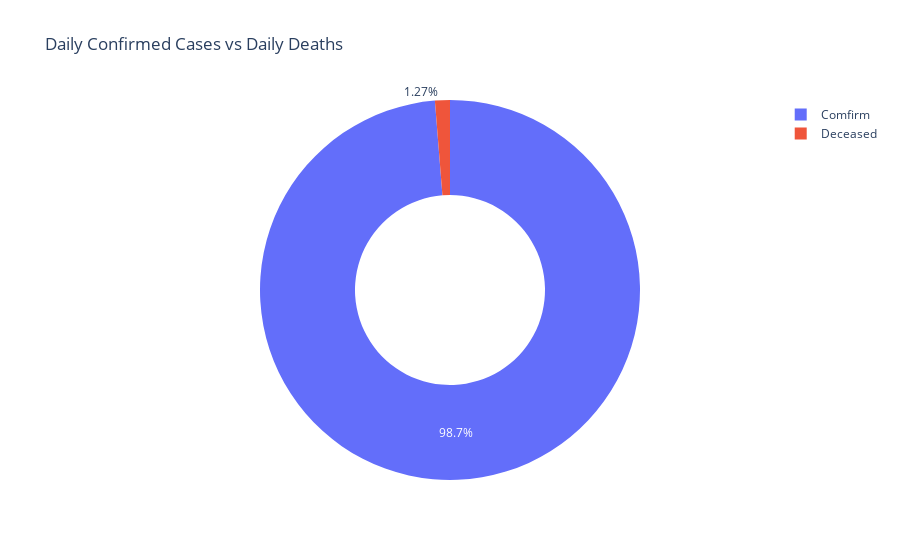

Notebook code for this chart:
### Code cell
cases = data['Daily Confirmed'].sum()
deceased = data['Daily Deceased'].sum()

import plotly.express as px

fig3 = px.pie(data,
              values=[cases, deceased], 
              names=['Comfirm', 'Deceased'],
               title='Daily Confirmed Cases vs Daily Deaths', hole=0.5)
fig3.show()

### Figure 1 — Plotly figure (JSON) as saved in the notebook; plotly's stock layout.template omitted (floating-point values rounded to 4 significant figures)
{"data": [{"domain": {"x": [0, 1], "y": [0, 1]}, "hole": 0.5, "hovertemplate": "label=%{label}<br>value=%{value}<extra></extra>", "labels": ["Comfirm", "Deceased"], "legendgroup": "", "name": "", "showlegend": true, "type": "pie", "values": [37899299, 486649]}], "layout": {"legend": {"tracegroupgap": 0}, "title": {"text": "Daily Confirmed Cases vs Daily Deaths"}}}
